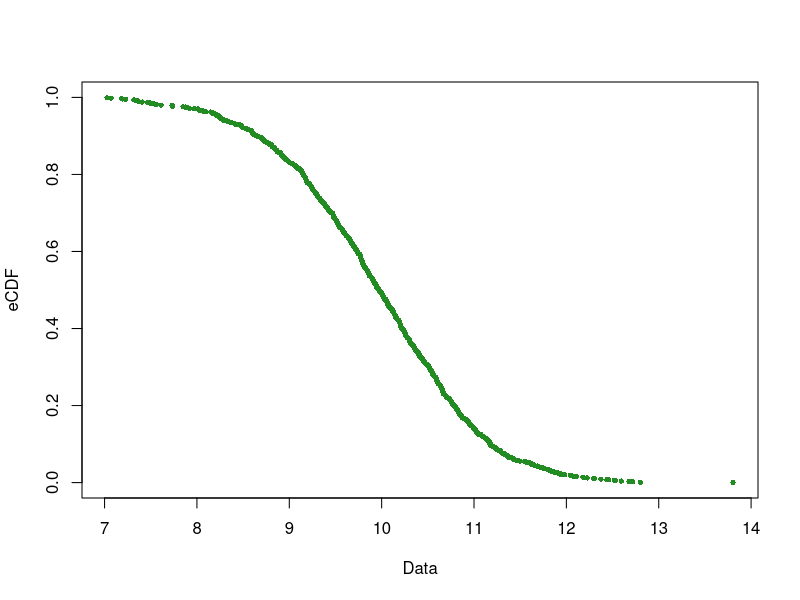

Write the R code that produced this figure. (Note: this script raises an error after producing the figure.)
###############################################################################
###############################################################################
#####       Customary functions to compute, plot and compare CDFs (eCDF)
###############################################################################
########################################################   by Adriana F. Chavez   

#~~~~~~~~~~~~~~~~~~~~~~~~~~~~~~~~~~~~~~~~~~~~~~~~~~~~~~~~~~~~~~~~~~~~~~~~~~~~~
# Part 1: Code to compute the empirical CDF from different types of data
#~~~~~~~~~~~~~~~~~~~~~~~~~~~~~~~~~~~~~~~~~~~~~~~~~~~~~~~~~~~~~~~~~~~~~~~~~~~~~
myECDF <- function(data){    
    # Input validation
    if(!is.vector(data) && !is.matrix(data)) {
        stop("Input must be a vector or matrix")
    }
    if(is.matrix(data) && ncol(data) != 2) {
        stop("Matrix input must have exactly 2 columns")
    }
    
    # Case 1: Univariate data (vector input; P(X > x))
    if(is.vector(data)){
        n <- length(data)        
        cdf <- colMeans(outer(data, data, ">"))        
    # Case 2: Bivariate data (2-column matrix input; P(X1 > x1 AND X2 > x2))
    } else {
        n <- nrow(data)
        cdf <- numeric(n)  # Pre-allocate vector
        
        # For each observation, compute joint probability
        for(i in 1:n){
            # Vectorized comparison across both dimensions
            greater_than <- (data[i,1] > data[,1]) & (data[i,2] > data[,2])
            cdf[i] <- mean(greater_than)
        }
    }
    return(cdf)
}

#~~~~~~~~~~~~~~~~~~~~~~~~~~~~~~~~~~~~~~~~~~~~~~~~~~~~~~~~~~~~~~~~~~~~~~~~~~~~~
# Part 2: Plot the empirical CDF
#~~~~~~~~~~~~~~~~~~~~~~~~~~~~~~~~~~~~~~~~~~~~~~~~~~~~~~~~~~~~~~~~~~~~~~~~~~~~~
myECDF.Plot <- function(data, color="forestgreen"){
  eCDF.color <- color
  if(is.vector(data)){
    sorted.data <- sort(data)
    lab.x <- "Data"
    eCDF <- myECDF(sorted.data)
    plot(sorted.data, eCDF, pch=16, cex=0.7,
         col=eCDF.color, lwd=2, ylim=c(0,1), xlab=lab.x)
  }else{
    if(ncol(data)==2){
      eCDF <- myECDF(data)
      lab.x <- colnames(data)[1]
      lab.y <- colnames(data)[2]
      if(is.null(lab.x)){ lab.x <-"Dimension 1" }
      if(is.null(lab.y)){ lab.y <-"Dimension 2" }
      scatterplot3d(data[,1],data[,2],eCDF, pch=16,
                    cex.symbols = 0.5, color = eCDF.color,
                    xlab = lab.x, ylab = lab.y, zlab = "eCDF")
    }else{
      print("Cannot plot more than two dimensions")
    }
  }
}

#################
# Test/Examples
#################
# Test function
if(!exists("test")){  test <- TRUE     }
if(test){
    # Data comes from Normal
    true.mean <- 10
    true.sd <- 1
    x <- rnorm(1000,true.mean,true.sd)
    x.eCDF <- myECDF(x)
    myECDF.Plot(x)
    x.tCDF <- pnorm(x,true.mean,true.sd)
    getDifferences(x.eCDF,x.tCDF)
    # Data comes from bivariate normal
    true.means <- c(10,10)
    true.sds <- diag(length(true.means))
    y <- mvtnorm::rmvnorm(1000,true.means,true.sds)
    y.eCDF <- myECDF(y)
    myECDF.Plot(y)
    #y.tCDF <- mvtnorm::pmvnorm(lower = c(-Inf, -Inf), upper = y, mean = true.means, sigma = true.sds)
    #getDifferences(y.eCDF,y.tCDF)
}